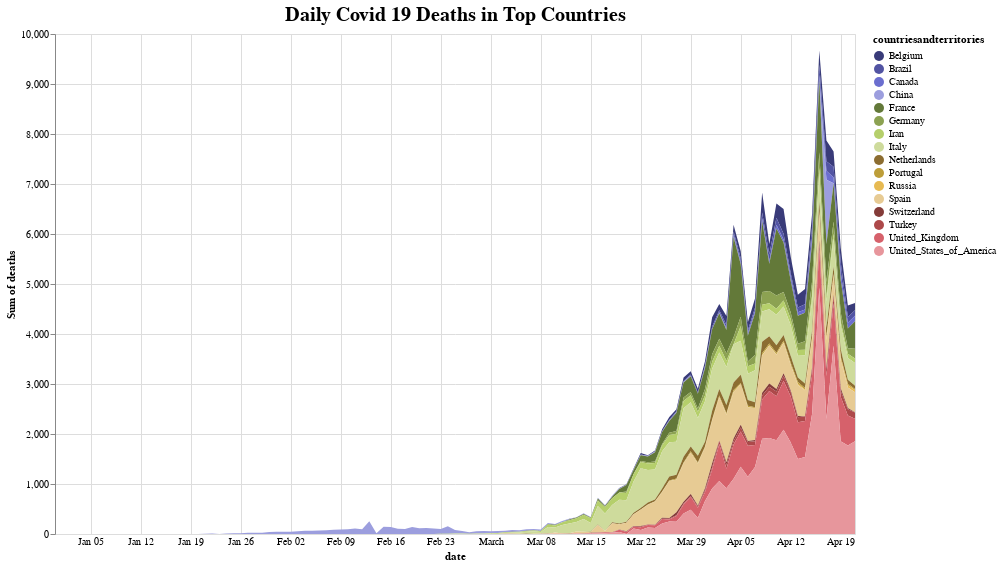

This figure's notebook cell:
### Code cell
#Obtaining chart that shows day by day how many deaths are added 
#and what the distribution of cases are by top countries.
chart_deaths = alt.Chart(filtered_geo).mark_area().encode(
    alt.X('date:T',
        axis=alt.Axis(domain=False, tickSize=0)
    ),
    alt.Y('sum(deaths):Q'),
    alt.Color('countriesandterritories:N',
        scale=alt.Scale(scheme='category20b')
    )
).interactive(
).properties(
    width = 800,
    height = 500,
    title = "Daily Covid 19 Deaths in Top Countries"
)

chart_deaths.configure_title(
    fontSize=20,
    font='Courier',
    color='black'
).display(renderer = 'svg')

### Figure 1 — Vega-Lite specification as saved in the notebook (floating-point values rounded to 4 significant figures; data arrays with more than 128 entries replaced by an {"elided": "..."} marker saying what was removed)
{"config": {"view": {"continuousWidth": 400, "continuousHeight": 300}, "title": {"color": "black", "font": "Courier", "fontSize": 20}}, "data": {"name": "data-4f3208a398275c789db596b36d208309"}, "mark": "area", "encoding": {"color": {"type": "nominal", "field": "countriesandterritories", "scale": {"scheme": "category20b"}}, "x": {"type": "temporal", "axis": {"domain": false, "tickSize": 0}, "field": "date"}, "y": {"type": "quantitative", "aggregate": "sum", "field": "deaths"}}, "height": 500, "selection": {"selector002": {"type": "interval", "bind": "scales", "encodings": ["x", "y"]}}, "title": "Daily Covid 19 Deaths in Top Countries", "width": 800, "$schema": "https://vega.github.io/schema/vega-lite/v4.0.2.json", "datasets": {"data-4f3208a398275c789db596b36d208309": {"elided": "1671 records"}}}
